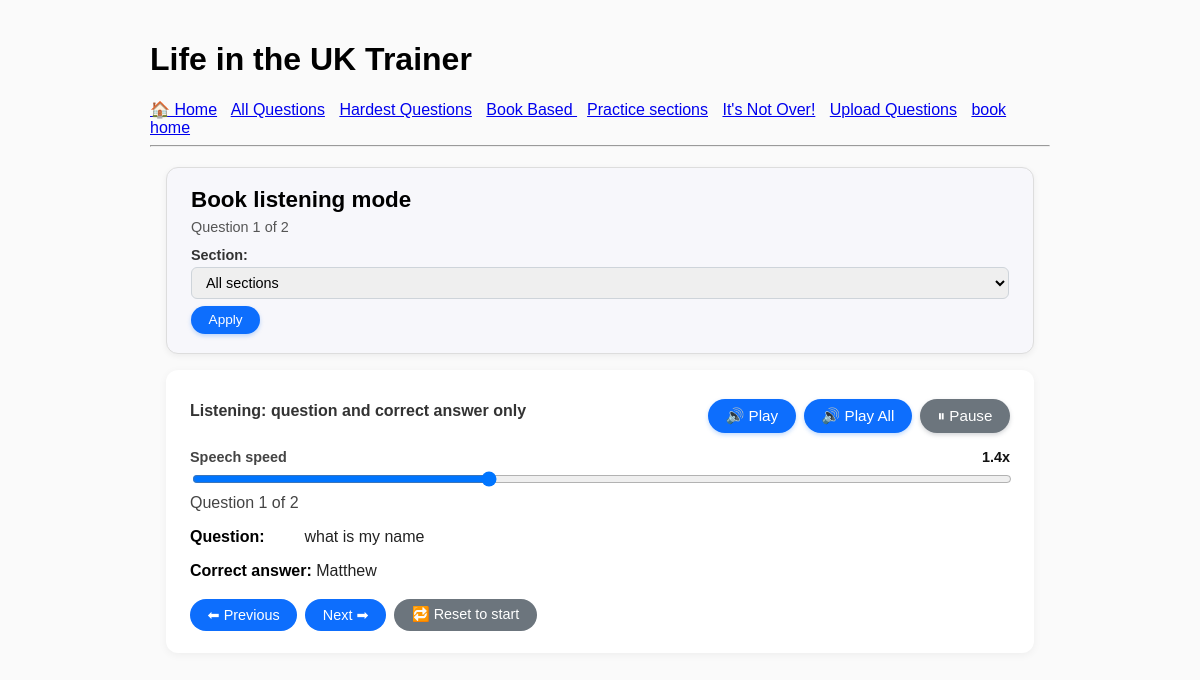
The app's page /quiz/book_based/listen/, older data.
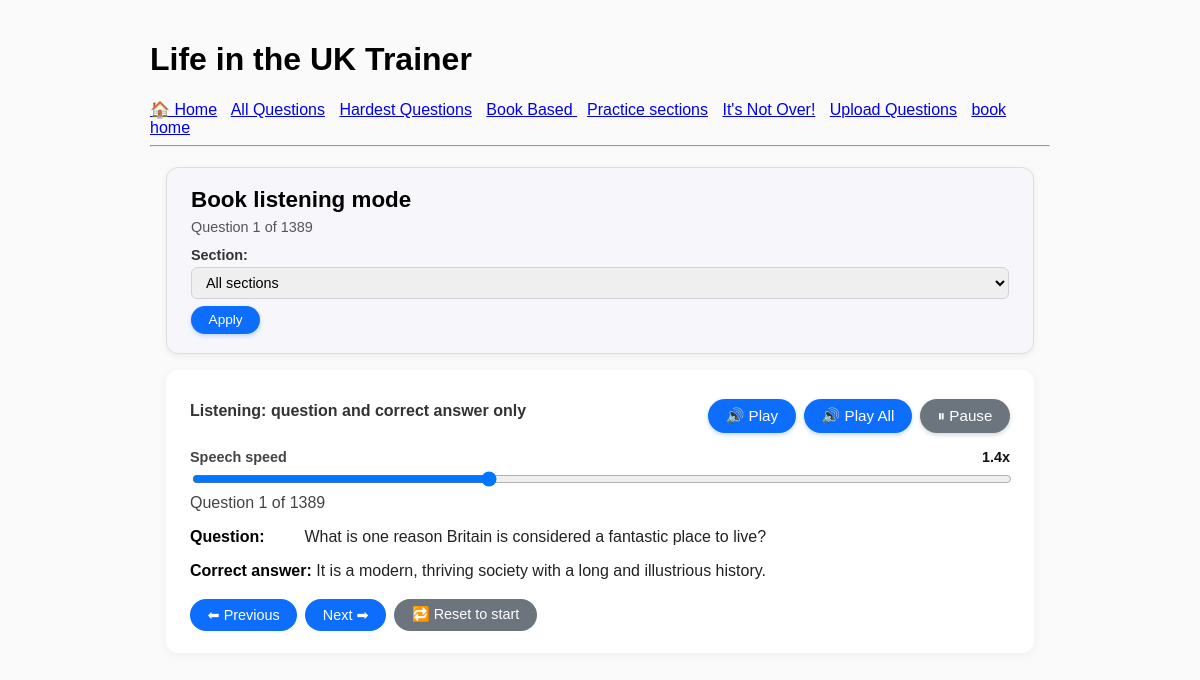
The same page, newer data.
### bookmode/models.py (models this page shows, shortened)
class BookModeSession(models.Model):
    question_text = models.TextField()
    correct_answer = models.CharField(max_length=255)
    distractors = models.TextField(blank=True)
    order_index = models.IntegerField(default=0)  # play in order
    has_played = models.BooleanField(default=False)  # tracking
    section = models.CharField(max_length=100, blank=True)  # optional grouping
    active = models.BooleanField(default=True)  # allow disabling

### bookmode/views.py (the view, shortened to what this page needs)
# urls.py: path("listen/", views.book_listen, name="book_listen"),
def book_listen(request):
    if request.method == "POST":
        selected_category = (request.POST.get("category", "") or "").strip()
    else:
        selected_category = (request.GET.get("category", "") or "").strip()
    base_qs = BookModeSession.objects.filter(active=True)
    categories = (
        base_qs
        .exclude(section__isnull=True)
        .exclude(section__exact="")
        .values_list("section", flat=True)
        .distinct()
        .order_by("section")
    )
    qs = base_qs
    if selected_category:
        qs = qs.filter(section__iexact=selected_category)
    qs = qs.order_by("order_index", "id")
    total = qs.count()
    if selected_category:
        session_key = f"book_listen_index_{selected_category}"
    else:
        session_key = "book_listen_index"
    idx = request.session.get(session_key, 0)
    if idx >= total:
        idx = total - 1
        request.session[session_key] = idx
    question = qs[idx]
    all_questions = list(
        qs.values("question_text", "correct_answer")
    )
    context = {
        "question": question,
        "index": idx + 1,  # 1-based for display
        "total": total,
        "all_questions": all_questions,
        "categories": categories,
        "selected_category": selected_category,
    }
    return render(request, "bookmode/book_listen.html", context)

### bookmode/templates/bookmode/book_listen.html (shortened to what this page needs)
{% extends "quiz/base.html" %}
{% block content %}
<div class="book-mode-wrapper">
  <div class="stats-box">
    <h2>Book listening mode</h2>
    {% if total > 0 %}
      <p id="stats-counter">Question {{ index }} of {{ total }}</p>
    {% else %}
      <p>No book-mode questions found yet.</p>
    {% endif %}
<form method="get" style="margin-top: 0.75rem;">
  <label for="section-select"
         style="font-size: 0.9rem;
                font-weight: 600;
                color: #333;
                display: block;
                margin-bottom: 0.25rem;">
    Section:
  </label>
  <div style="display: flex;
              flex-direction: column;
              gap: 0.4rem;
              max-width: 100%;">
    <select id="section-select"
            name="category"
            style="padding: 6px 10px;
                   font-size: 0.9rem;
                   border-radius: 6px;
                   border: 1px solid #ced4da;
                   width: 100%;
                   max-width: 100%;
                   box-sizing: border-box;
                   display: block;">
      <option value="">All sections</option>
    </select>
    <button type="submit"
            style="border: none;
                   border-radius: 999px;
                   padding: 0.4rem 1.1rem;
                   font-size: 0.85rem;
                   cursor: pointer;
                   background: #0d6efd;
                   color: #fff;
                   box-shadow: 0 2px 4px rgba(13,110,253,0.25);
                   white-space: nowrap;
                   align-self: flex-start;">
      Apply
    </button>
  </div>
</form>
  </div>
  {% if question %}
    <div class="quiz-block">
      <div class="question-header" style="display:flex; align-items:center; justify-content:space-between;">
        <p><strong>Listening:</strong> question and correct answer only</p>
        <div class="play-buttons">
          <button type="button" class="reader-btn" onclick="bookListenPlayCurrent()">🔊 Play</button>
          <button type="button" class="reader-btn" onclick="bookListenPlayAll()">🔊 Play All</button>
          <button type="button" class="reader-btn pause-btn" onclick="bookListenPause()">⏸ Pause</button>
        </div>
      </div>
      <div class="speed-control">
        <label for="tts-speed">
          Speech speed
          <span id="tts-speed-value">1.4x</span>
        </label>
        <input type="range"
               id="tts-speed"
               min="0.5"
               max="3.0"
               step="0.1"
               value="1.4">
      </div>
      <p id="qa-counter">Question {{ index }} of {{ total }}</p>
      <p class="qa-row">
        <strong>Question:</strong>
        <span id="vis-question">{{ question.question_text|linebreaksbr }}</span>
      </p>
      <p class="qa-row">
        <strong>Correct answer:</strong>
        <span id="vis-answer">{{ question.correct_answer|linebreaksbr }}</span>
      </p>
      <form method="post" class="quiz-actions">
        <button class="btn" name="action" value="prev">⬅ Previous</button>
        <button class="btn" name="action" value="next">Next ➡</button>
        <button class="btn" name="action" value="reset">🔁 Reset to start</button>
      </form>
    </div>
  {% else %}
    <p>You don’t have any BookModeSession questions yet.</p>
  {% endif %}
</div>
{% endblock %}

### templates/quiz/base.html (shortened to what this page needs)
<!DOCTYPE html>
<html lang="en">
<head>
    {% load static %}
    <link rel="stylesheet" href="{% static 'quiz/style.css' %}">
</head>
<body>
<header>
    <h1>Life in the UK Trainer</h1>
    <nav>
        <a href="/">🏠 Home</a>
        <a href="/quiz/all/">All Questions</a>
        <a href="/quiz/hardest/">Hardest Questions</a>
        <a href="/quiz/book_based/">Book Based </a>
        <a href="/practice/">Practice sections</a>
        <a href="/drill/all/">It's Not Over!</a>
        <a href="/upload/">Upload Questions</a>
        <a href="/book_home">book home</a>
    </nav>
    <hr>
</header>
{% block content %}{% endblock %}
</body>
</html>

### quiz/static/quiz/style.css (style rules this page uses)
.stats-box { font-size: 0.9rem; padding: 0.75rem; border-radius: 8px; background: #f5f5f5; margin-bottom: 1rem; }
.btn { display: inline-block; padding: 0.5rem 0.75rem; border-radius: 6px; border: none; text-decoration: none; text-align: center; font-size: 0.95rem; cursor: pointer; }
.stats-box { border: 1px solid #ddd; border-radius: 6px; padding: 0.75rem; margin-bottom: 1rem; font-size: 0.9rem; background: #f9f9f9; }
.quiz-block { border-radius: 6px; padding: 0.75rem; }
.question-header { display: flex; align-items: center; justify-content: space-between; }

### templates/quiz/base.html (style rules this page uses)
body { font-family: Arial, sans-serif; max-width: 900px; margin: 0 auto; padding: 20px; background: #fafafa; }
header { margin-bottom: 20px; }
nav a { margin-right: 10px; }
.stats-box { background: #f0f0f0; padding: 12px; margin-bottom: 15px; border-radius: 6px; border: 1px solid #ddd; }
button, .btn { padding: 8px 14px; background: #007bff; border: none; border-radius: 4px; color: white; cursor: pointer; text-decoration: none; }
.reader-btn { margin-top: 10px; }

### bookmode/templates/bookmode/book_listen.html (style rules this page uses)
.book-mode-wrapper { max-width: 900px; margin: 0 auto 2rem; padding: 0 1rem; }
.stats-box { background: #f7f7fb; border-radius: 12px; padding: 1.2rem 1.5rem; box-shadow: 0 2px 6px rgba(0,0,0,0.06); margin-bottom: 1rem; }
.stats-box h2 { margin: 0 0 .4rem; font-size: 1.4rem; }
.stats-box p { margin: 0; color: #555; }
.quiz-block { background: #ffffff; border-radius: 12px; padding: 1.2rem 1.5rem 1.4rem; box-shadow: 0 2px 8px rgba(0,0,0,0.05); }
.question-header { margin-bottom: 1rem; gap: 1rem; }
.question-header p { margin: 0; font-weight: 600; color: #333; }
.play-buttons { display: flex; gap: .5rem; flex-wrap: wrap; }
.reader-btn { border: none; padding: .5rem 1.1rem; border-radius: 999px; font-size: .95rem; cursor: pointer; background: #0d6efd; color: #fff; display: inline-flex; align-items: center; justify-content: center; gap: .25rem; transition: background .15s ease, transform .1s ease, box-shadow .15s ease; box-shadow: 0 2px 4px rgba(13,110,253,0.25); white-space: nowrap; }
.reader-btn.pause-btn { background: #6c757d; box-shadow: 0 2px 4px rgba(108,117,125,0.3); }
.speed-control { margin-top: .75rem; font-size: .9rem; color: #444; }
.speed-control label { display: flex; justify-content: space-between; align-items: center; margin-bottom: .25rem; font-weight: 600; }
.speed-control span#tts-speed-value { font-weight: 700; color: #111; }
.speed-control input[type="range"] { width: 100%; }
#qa-counter { margin: .25rem 0 1rem; font-weight: 500; color: #444; }
.qa-row { margin-bottom: .6rem; }
.qa-row strong { display: inline-block; min-width: 110px; }
.qa-row span { color: #222; }
.quiz-actions { margin-top: 1.2rem; display: flex; flex-wrap: wrap; gap: .5rem; }
.quiz-actions .btn { border-radius: 999px; padding: .45rem 1.1rem; border: none; font-size: .9rem; cursor: pointer; background: #0d6efd; color: #fff; transition: background .15s ease, transform .1s ease; }
.quiz-actions .btn[name="action"][value="reset"] { background: #6c757d; }

Row changes from the older to the newer data that the page shows:
removed BookModeSession: question_text "what is my name", correct_answer "Matthew"
added BookModeSession: question_text "What is one reason Britain is considered a fantastic place to live?", correct_answer "It is a modern, thriving society with a long and illustrious history."
Text that changed along with them:
{{ total }}: "2" → "1389"
